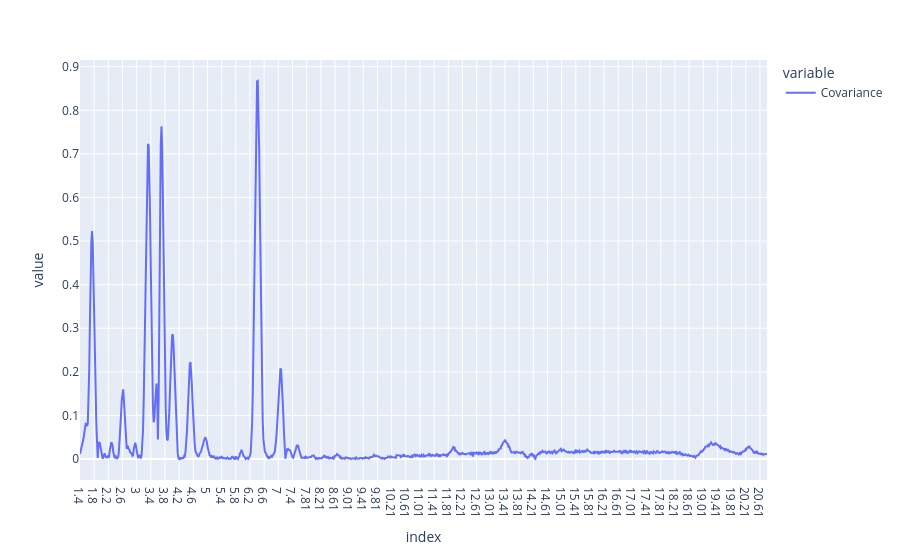

The code cell stored with this chart in its notebook:
### Code cell
# calculando a covariancia entre cada variável espectral e a predição do modelo PLS-DA
cov_scores = []
y_pred = plsda_results[5].iloc[:,-1].values # using the continuous predictions from LV=3
for col in Xcalclass_prep.columns:
    x_values = Xcalclass_prep[col].values
    covariance = np.cov(x_values, y_pred)[0, 1] # covariance between x and y
    cov_scores.append(covariance)
cov_scores_df = pd.DataFrame(cov_scores, index=Xcalclass_prep.columns, columns=['Covariance'])
cov_scores_df = np.abs(cov_scores_df)
cov_scores_df.plot()

### Figure 1 — Plotly figure (JSON) as saved in the notebook; plotly's stock layout.template omitted (floating-point values rounded to 4 significant figures; data arrays with more than 128 entries replaced by an {"elided": "..."} marker saying what was removed)
{"data": [{"hovertemplate": "variable=Covariance<br>index=%{x}<br>value=%{y}<extra></extra>", "legendgroup": "Covariance", "line": {"color": "#636efa", "dash": "solid"}, "marker": {"symbol": "circle"}, "mode": "lines", "name": "Covariance", "orientation": "v", "showlegend": true, "type": "scatter", "x": {"elided": "971 str values"}, "xaxis": "x", "y": {"elided": "971 float values"}, "yaxis": "y"}], "layout": {"legend": {"title": {"text": "variable"}, "tracegroupgap": 0}, "margin": {"t": 60}, "xaxis": {"anchor": "y", "domain": [0, 1], "title": {"text": "index"}}, "yaxis": {"anchor": "x", "domain": [0, 1], "title": {"text": "value"}}}}
